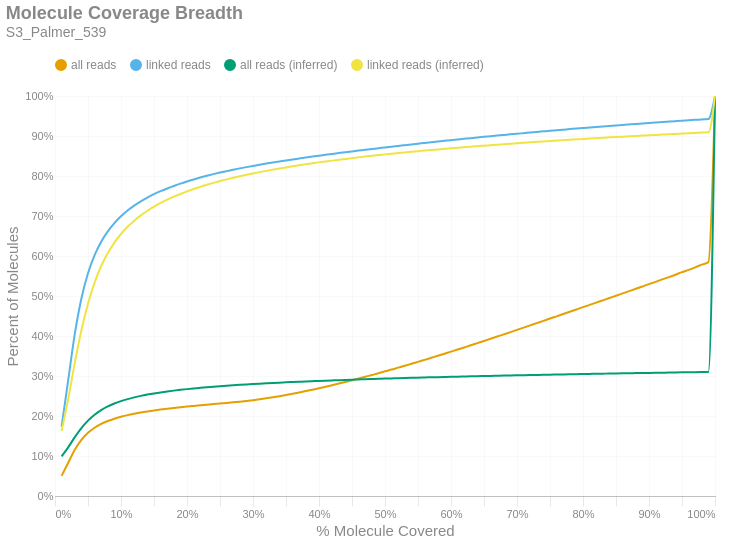

Here is the notebook cell this chart was saved with:
### Markdown cell above
### Molecule Read Coverage
This chart shows molecule coverage breadth as computed by the number of bases aligned to that molecule. In other words, "*how much of each unique long molecule is actually sequenced/aligned?*" Keep in mind there is a distinction between sequences and alignments, since some sequences belonging to a particular molecule may not align well and wouldn't appear in the alignment data. This chart also shows molecule coverage breadth as computed by the *inferred fragment* from which the aligned sequences originate. Unlike read coverage, this calculation takes into account the total insert size, including unsequenced gaps between the forward and reverse reads. Like the previous figures, these are cumulative percents.

### Code cell
if SKIPLR:
    print_html(f"Skipped")
else:
    binned_df = consolidated_hist(valids['coverage_bp'], mask, 0.01, True)
    binned_df_inf = consolidated_hist(valids['coverage_inserts'], mask, 0.01, True)
    binned_df = binned_df.with_columns(pl.lit(binned_df_inf['all reads (cumsum)']).alias('all reads (inferred)'))
    binned_df = binned_df.with_columns(pl.lit(binned_df_inf['linked reads (cumsum)']).alias('linked reads (inferred)'))
    binned_df = binned_df.with_columns(
        (pl.col('bin').cast(pl.Float64) + 0.01).alias('right_edge')
    )

    with SafeRender(binned_df):
        (
            density_plot(binned_df, 'Molecule Coverage Breadth', samplename, 'molcov', ['all reads (inferred)','linked reads (inferred)'])
            .encode(
                #x=alt.X('bin:Q', title="% Molecule Covered").axis(format = '%').scale(padding=0),
                x=alt.X('right_edge:Q', title="% Molecule Covered").axis(format='%').scale(padding=0),
                y=alt.Y('value:Q', title='Percent of Molecules')
                    .axis(format='%')
                    .stack(False)
                    .scale(domainMin=0, padding=0),
                color=alt.Color("key:N").scale(domain = ["all reads", "linked reads", "all reads (inferred)", "linked reads (inferred)"]),
                tooltip = [
                    alt.Tooltip("key:N", title = "Data Type"),
                    alt.Tooltip("range_label:N", title="% Molecule Covered"),
                    alt.Tooltip("value:Q", format = ".2%", title="% Molecules")
                ]
            )
        ).display()

### Figure 1 — Vega-Lite specification as saved in the notebook (floating-point values rounded to 4 significant figures)
{"width": "container", "height": 400, "config": {"title": {"anchor": "start", "dy": -15, "fontSize": 18, "color": "#888888", "subtitleColor": "#888888", "subtitleFontSize": 14}, "arc": {"fill": "#0072B2"}, "axis": {"domainColor": "#888888", "domainWidth": 0.5, "gridWidth": 0.2, "grid": false, "titleFontWeight": 400, "titleFontSize": 15, "labelFontSize": 11, "labelColor": "#888888", "tickColor": "#888888", "tickWidth": 0.2, "titleColor": "#888888"}, "axisBand": {"grid": false}, "axisX": {"grid": true, "tickSize": 10, "domainCap": "round"}, "axisY": {"domain": false, "grid": true, "tickSize": 0, "domainCap": "round"}, "background": "transparent", "header": {"labelFontSize": 15, "labelColor": "#888888", "titleFontSize": 15, "titleFontWeight": 600, "titleColor": "#888888"}, "legend": {"labelFont": "sans-serif", "labelFontSize": 12, "labelColor": "#888888", "symbolSize": 100, "symbolType": "circle", "titleFontSize": 12, "titlePadding": 10, "titleColor": "#888888", "title": null, "orient": "top"}, "range": {"category": ["#E69F00", "#56B4E9", "#009E73", "#F0E442", "#0072B2", "#D55E00", "#CC79A7", "#000000"], "diverging": ["#cfe8f3", "#a2d4ec", "#73bfe2", "#46abdb", "#1696d2", "#12719e"]}, "area": {"fill": "#0072B2", "fillOpacity": 0.7, "line": true, "strokeOpacity": 0.7}, "line": {"color": "#0072B2", "stroke": "#0072B2", "strokeWidth": 2}, "trail": {"color": "#0072B2", "stroke": "#0072B2", "strokeWidth": 0, "size": 1}, "point": {"filled": true, "fillOpacity": 1.0, "size": 95}, "text": {"color": "#888888", "fontSize": 11, "align": "right", "fontWeight": 400, "size": 11}, "bar": {"fill": "#0072B2", "stroke": null}, "view": {"stroke": null, "continuousWidth": 660, "continuousHeight": 400}}, "data": {"name": "data-30183948acf2aaa7821f23c090241822"}, "mark": {"type": "line", "interpolate": "monotone", "point": {"opacity": 0, "size": 275}}, "encoding": {"color": {"field": "key", "scale": {"domain": ["all reads", "linked reads", "all reads (inferred)", "linked reads (inferred)"]}, "type": "nominal"}, "tooltip": [{"field": "key", "title": "Data Type", "type": "nominal"}, {"field": "range_label", "title": "% Molecule Covered", "type": "nominal"}, {"field": "value", "format": ".2%", "title": "% Molecules", "type": "quantitative"}], "x": {"axis": {"format": "%"}, "field": "right_edge", "scale": {"padding": 0}, "title": "% Molecule Covered", "type": "quantitative"}, "y": {"axis": {"format": "%"}, "field": "value", "scale": {"domainMin": 0, "padding": 0}, "stack": false, "title": "Percent of Molecules", "type": "quantitative"}}, "params": [{"name": "param_c36ac31b6afebe62", "select": {"type": "point", "fields": ["key"]}, "bind": "legend"}], "title": {"text": "Molecule Coverage Breadth", "subtitle": "S3_Palmer_539"}, "transform": [{"fold": ["all reads (cumsum)", "linked reads (cumsum)", "all reads (inferred)", "linked reads (inferred)"]}, {"calculate": "replace(datum.key, ' (cumsum)', '')", "as": "key"}, {"filter": {"param": "param_c36ac31b6afebe62"}}], "usermeta": {"embedOptions": {"downloadFileName": "S3_Palmer_539.molcov"}}, "$schema": "https://vega.github.io/schema/vega-lite/v6.1.0.json", "datasets": {"data-30183948acf2aaa7821f23c090241822": [{"bin": "0.0", "interval": "0.0-0.01", "all reads": 0.05027, "linked reads": 0.1735, "all reads (cumsum)": 0.05027, "linked reads (cumsum)": 0.1735, "range_label": "0.0-0.01", "all reads (inferred)": 0.09928, "linked reads (inferred)": 0.1627, "right_edge": 0.01}, {"bin": "0.01", "interval": "0.01-0.02", "all reads": 0.0327, "linked reads": 0.1161, "all reads (cumsum)": 0.08297, "linked reads (cumsum)": 0.2896, "range_label": "0.01-0.02", "all reads (inferred)": 0.1217, "linked reads (inferred)": 0.2421, "right_edge": 0.02}, {"bin": "0.02", "interval": "0.02-0.03", "all reads": 0.03242, "linked reads": 0.1158, "all reads (cumsum)": 0.1154, "linked reads (cumsum)": 0.4054, "range_label": "0.02-0.03", "all reads (inferred)": 0.1471, "linked reads (inferred)": 0.3327, "right_edge": 0.03}, {"bin": "0.03", "interval": "0.03-0.04", "all reads": 0.02479, "linked reads": 0.08845, "all reads (cumsum)": 0.1402, "linked reads (cumsum)": 0.4938, "range_label": "0.03-0.04", "all reads (inferred)": 0.1699, "linked reads (inferred)": 0.4142, "right_edge": 0.04}, {"bin": "0.04", "interval": "0.04-0.05", "all reads": 0.01768, "linked reads": 0.06303, "all reads (cumsum)": 0.1579, "linked reads (cumsum)": 0.5568, "range_label": "0.04-0.05", "all reads (inferred)": 0.1885, "linked reads (inferred)": 0.4808, "right_edge": 0.05}, {"bin": "0.05", "interval": "0.05-0.06", "all reads": 0.01274, "linked reads": 0.04528, "all reads (cumsum)": 0.1706, "linked reads (cumsum)": 0.6021, "range_label": "0.05-0.06", "all reads (inferred)": 0.2032, "linked reads (inferred)": 0.5336, "right_edge": 0.06}, {"bin": "0.06", "interval": "0.06-0.07", "all reads": 0.009489, "linked reads": 0.03366, "all reads (cumsum)": 0.1801, "linked reads (cumsum)": 0.6358, "range_label": "0.06-0.07", "all reads (inferred)": 0.2148, "linked reads (inferred)": 0.575, "right_edge": 0.07}, {"bin": "0.07", "interval": "0.07-0.08", "all reads": 0.007287, "linked reads": 0.02578, "all reads (cumsum)": 0.1874, "linked reads (cumsum)": 0.6616, "range_label": "0.07-0.08", "all reads (inferred)": 0.2238, "linked reads (inferred)": 0.6073, "right_edge": 0.08}, {"bin": "0.08", "interval": "0.08-0.09", "all reads": 0.005883, "linked reads": 0.02079, "all reads (cumsum)": 0.1933, "linked reads (cumsum)": 0.6824, "range_label": "0.08-0.09", "all reads (inferred)": 0.2312, "linked reads (inferred)": 0.6336, "right_edge": 0.09}, {"bin": "0.09", "interval": "0.09-0.1", "all reads": 0.004824, "linked reads": 0.01695, "all reads (cumsum)": 0.1981, "linked reads (cumsum)": 0.6993, "range_label": "0.09-0.1", "all reads (inferred)": 0.2372, "linked reads (inferred)": 0.655, "right_edge": 0.1}, {"bin": "0.1", "interval": "0.1-0.11", "all reads": 0.004107, "linked reads": 0.01438, "all reads (cumsum)": 0.2022, "linked reads (cumsum)": 0.7137, "range_label": "0.1-0.11", "all reads (inferred)": 0.2423, "linked reads (inferred)": 0.673, "right_edge": 0.11}, {"bin": "0.11", "interval": "0.11-0.12", "all reads": 0.003455, "linked reads": 0.01208, "all reads (cumsum)": 0.2056, "linked reads (cumsum)": 0.7258, "range_label": "0.11-0.12", "all reads (inferred)": 0.2465, "linked reads (inferred)": 0.6882, "right_edge": 0.12}, {"bin": "0.12", "interval": "0.12-0.13", "all reads": 0.003077, "linked reads": 0.01072, "all reads (cumsum)": 0.2087, "linked reads (cumsum)": 0.7365, "range_label": "0.12-0.13", "all reads (inferred)": 0.2503, "linked reads (inferred)": 0.7015, "right_edge": 0.13}, {"bin": "0.13", "interval": "0.13-0.14", "all reads": 0.002702, "linked reads": 0.009407, "all reads (cumsum)": 0.2114, "linked reads (cumsum)": 0.7459, "range_label": "0.13-0.14", "all reads (inferred)": 0.2535, "linked reads (inferred)": 0.713, "right_edge": 0.14}, {"bin": "0.14", "interval": "0.14-0.15", "all reads": 0.002481, "linked reads": 0.008562, "all reads (cumsum)": 0.2139, "linked reads (cumsum)": 0.7545, "range_label": "0.14-0.15", "all reads (inferred)": 0.2564, "linked reads (inferred)": 0.7233, "right_edge": 0.15}, {"bin": "0.15", "interval": "0.15-0.16", "all reads": 0.002222, "linked reads": 0.007548, "all reads (cumsum)": 0.2161, "linked reads (cumsum)": 0.762, "range_label": "0.15-0.16", "all reads (inferred)": 0.259, "linked reads (inferred)": 0.7325, "right_edge": 0.16}, {"bin": "0.16", "interval": "0.16-0.17", "all reads": 0.002041, "linked reads": 0.006842, "all reads (cumsum)": 0.2182, "linked reads (cumsum)": 0.7688, "range_label": "0.16-0.17", "all reads (inferred)": 0.2613, "linked reads (inferred)": 0.7408, "right_edge": 0.17}, {"bin": "0.17", "interval": "0.17-0.18", "all reads": 0.001903, "linked reads": 0.006256, "all reads (cumsum)": 0.2201, "linked reads (cumsum)": 0.7751, "range_label": "0.17-0.18", "all reads (inferred)": 0.2634, "linked reads (inferred)": 0.7483, "right_edge": 0.18}, {"bin": "0.18", "interval": "0.18-0.19", "all reads": 0.001822, "linked reads": 0.005895, "all reads (cumsum)": 0.2219, "linked reads (cumsum)": 0.781, "range_label": "0.18-0.19", "all reads (inferred)": 0.2654, "linked reads (inferred)": 0.7551, "right_edge": 0.19}, {"bin": "0.19", "interval": "0.19-0.2", "all reads": 0.001708, "linked reads": 0.00538, "all reads (cumsum)": 0.2236, "linked reads (cumsum)": 0.7864, "range_label": "0.19-0.2", "all reads (inferred)": 0.2672, "linked reads (inferred)": 0.7616, "right_edge": 0.2}, {"bin": "0.2", "interval": "0.2-0.21", "all reads": 0.001609, "linked reads": 0.005008, "all reads (cumsum)": 0.2252, "linked reads (cumsum)": 0.7914, "range_label": "0.2-0.21", "all reads (inferred)": 0.2689, "linked reads (inferred)": 0.7675, "right_edge": 0.21}, {"bin": "0.21", "interval": "0.21-0.22", "all reads": 0.001579, "linked reads": 0.004701, "all reads (cumsum)": 0.2268, "linked reads (cumsum)": 0.7961, "range_label": "0.21-0.22", "all reads (inferred)": 0.2704, "linked reads (inferred)": 0.7728, "right_edge": 0.22}, {"bin": "0.22", "interval": "0.22-0.23", "all reads": 0.001521, "linked reads": 0.004425, "all reads (cumsum)": 0.2283, "linked reads (cumsum)": 0.8005, "range_label": "0.22-0.23", "all reads (inferred)": 0.2718, "linked reads (inferred)": 0.778, "right_edge": 0.23}, {"bin": "0.23", "interval": "0.23-0.24", "all reads": 0.001454, "linked reads": 0.004134, "all reads (cumsum)": 0.2298, "linked reads (cumsum)": 0.8046, "range_label": "0.23-0.24", "all reads (inferred)": 0.2732, "linked reads (inferred)": 0.7828, "right_edge": 0.24}, {"bin": "0.24", "interval": "0.24-0.25", "all reads": 0.001443, "linked reads": 0.003903, "all reads (cumsum)": 0.2312, "linked reads (cumsum)": 0.8085, "range_label": "0.24-0.25", "all reads (inferred)": 0.2745, "linked reads (inferred)": 0.7873, "right_edge": 0.25}, {"bin": "0.25", "interval": "0.25-0.26", "all reads": 0.001423, "linked reads": 0.003621, "all reads (cumsum)": 0.2326, "linked reads (cumsum)": 0.8122, "range_label": "0.25-0.26", "all reads (inferred)": 0.2757, "linked reads (inferred)": 0.7915, "right_edge": 0.26}, {"bin": "0.26", "interval": "0.26-0.27", "all reads": 0.001506, "linked reads": 0.003541, "all reads (cumsum)": 0.2341, "linked reads (cumsum)": 0.8157, "range_label": "0.26-0.27", "all reads (inferred)": 0.2768, "linked reads (inferred)": 0.7955, "right_edge": 0.27}, {"bin": "0.27", "interval": "0.27-0.28", "all reads": 0.00163, "linked reads": 0.003327, "all reads (cumsum)": 0.2358, "linked reads (cumsum)": 0.819, "range_label": "0.27-0.28", "all reads (inferred)": 0.2779, "linked reads (inferred)": 0.7993, "right_edge": 0.28}, {"bin": "0.28", "interval": "0.28-0.29", "all reads": 0.00181, "linked reads": 0.003159, "all reads (cumsum)": 0.2376, "linked reads (cumsum)": 0.8222, "range_label": "0.28-0.29", "all reads (inferred)": 0.2789, "linked reads (inferred)": 0.803, "right_edge": 0.29}, {"bin": "0.29", "interval": "0.29-0.3", "all reads": 0.002024, "linked reads": 0.00303, "all reads (cumsum)": 0.2396, "linked reads (cumsum)": 0.8252, "range_label": "0.29-0.3", "all reads (inferred)": 0.2799, "linked reads (inferred)": 0.8064, "right_edge": 0.3}, {"bin": "0.3", "interval": "0.3-0.31", "all reads": 0.002193, "linked reads": 0.00292, "all reads (cumsum)": 0.2418, "linked reads (cumsum)": 0.8281, "range_label": "0.3-0.31", "all reads (inferred)": 0.2808, "linked reads (inferred)": 0.8097, "right_edge": 0.31}, {"bin": "0.31", "interval": "0.31-0.32", "all reads": 0.002427, "linked reads": 0.002848, "all reads (cumsum)": 0.2442, "linked reads (cumsum)": 0.831, "range_label": "0.31-0.32", "all reads (inferred)": 0.2817, "linked reads (inferred)": 0.8128, "right_edge": 0.32}, {"bin": "0.32", "interval": "0.32-0.33", "all reads": 0.002639, "linked reads": 0.002754, "all reads (cumsum)": 0.2469, "linked reads (cumsum)": 0.8337, "range_label": "0.32-0.33", "all reads (inferred)": 0.2826, "linked reads (inferred)": 0.8159, "right_edge": 0.33}, {"bin": "0.33", "interval": "0.33-0.34", "all reads": 0.002759, "linked reads": 0.0026, "all reads (cumsum)": 0.2496, "linked reads (cumsum)": 0.8363, "range_label": "0.33-0.34", "all reads (inferred)": 0.2834, "linked reads (inferred)": 0.8188, "right_edge": 0.34}, {"bin": "0.34", "interval": "0.34-0.35", "all reads": 0.002936, "linked reads": 0.002571, "all reads (cumsum)": 0.2525, "linked reads (cumsum)": 0.8389, "range_label": "0.34-0.35", "all reads (inferred)": 0.2842, "linked reads (inferred)": 0.8215, "right_edge": 0.35}, {"bin": "0.35", "interval": "0.35-0.36", "all reads": 0.003083, "linked reads": 0.002483, "all reads (cumsum)": 0.2556, "linked reads (cumsum)": 0.8414, "range_label": "0.35-0.36", "all reads (inferred)": 0.2849, "linked reads (inferred)": 0.8241, "right_edge": 0.36}, {"bin": "0.36", "interval": "0.36-0.37", "all reads": 0.003238, "linked reads": 0.002408, "all reads (cumsum)": 0.2589, "linked reads (cumsum)": 0.8438, "range_label": "0.36-0.37", "all reads (inferred)": 0.2857, "linked reads (inferred)": 0.8267, "right_edge": 0.37}, {"bin": "0.37", "interval": "0.37-0.38", "all reads": 0.003394, "linked reads": 0.002388, "all reads (cumsum)": 0.2623, "linked reads (cumsum)": 0.8462, "range_label": "0.37-0.38", "all reads (inferred)": 0.2864, "linked reads (inferred)": 0.8293, "right_edge": 0.38}, {"bin": "0.38", "interval": "0.38-0.39", "all reads": 0.003532, "linked reads": 0.002333, "all reads (cumsum)": 0.2658, "linked reads (cumsum)": 0.8485, "range_label": "0.38-0.39", "all reads (inferred)": 0.2871, "linked reads (inferred)": 0.8317, "right_edge": 0.39}, {"bin": "0.39", "interval": "0.39-0.4", "all reads": 0.003723, "linked reads": 0.002281, "all reads (cumsum)": 0.2695, "linked reads (cumsum)": 0.8508, "range_label": "0.39-0.4", "all reads (inferred)": 0.2878, "linked reads (inferred)": 0.8341, "right_edge": 0.4}, {"bin": "0.4", "interval": "0.4-0.41", "all reads": 0.003722, "linked reads": 0.002193, "all reads (cumsum)": 0.2732, "linked reads (cumsum)": 0.853, "range_label": "0.4-0.41", "all reads (inferred)": 0.2884, "linked reads (inferred)": 0.8363, "right_edge": 0.41}, {"bin": "0.41", "interval": "0.41-0.42", "all reads": 0.003866, "linked reads": 0.002169, "all reads (cumsum)": 0.2771, "linked reads (cumsum)": 0.8552, "range_label": "0.41-0.42", "all reads (inferred)": 0.289, "linked reads (inferred)": 0.8384, "right_edge": 0.42}, {"bin": "0.42", "interval": "0.42-0.43", "all reads": 0.00397, "linked reads": 0.002079, "all reads (cumsum)": 0.2811, "linked reads (cumsum)": 0.8572, "range_label": "0.42-0.43", "all reads (inferred)": 0.2896, "linked reads (inferred)": 0.8405, "right_edge": 0.43}, {"bin": "0.43", "interval": "0.43-0.44", "all reads": 0.004077, "linked reads": 0.002133, "all reads (cumsum)": 0.2852, "linked reads (cumsum)": 0.8594, "range_label": "0.43-0.44", "all reads (inferred)": 0.2902, "linked reads (inferred)": 0.8426, "right_edge": 0.44}, {"bin": "0.44", "interval": "0.44-0.45", "all reads": 0.004189, "linked reads": 0.002117, "all reads (cumsum)": 0.2893, "linked reads (cumsum)": 0.8615, "range_label": "0.44-0.45", "all reads (inferred)": 0.2908, "linked reads (inferred)": 0.8447, "right_edge": 0.45}, {"bin": "0.45", "interval": "0.45-0.46", "all reads": 0.004278, "linked reads": 0.001997, "all reads (cumsum)": 0.2936, "linked reads (cumsum)": 0.8635, "range_label": "0.45-0.46", "all reads (inferred)": 0.2914, "linked reads (inferred)": 0.8466, "right_edge": 0.46}, {"bin": "0.46", "interval": "0.46-0.47", "all reads": 0.004295, "linked reads": 0.001977, "all reads (cumsum)": 0.2979, "linked reads (cumsum)": 0.8655, "range_label": "0.46-0.47", "all reads (inferred)": 0.292, "linked reads (inferred)": 0.8486, "right_edge": 0.47}, {"bin": "0.47", "interval": "0.47-0.48", "all reads": 0.004486, "linked reads": 0.002004, "all reads (cumsum)": 0.3024, "linked reads (cumsum)": 0.8675, "range_label": "0.47-0.48", "all reads (inferred)": 0.2925, "linked reads (inferred)": 0.8504, "right_edge": 0.48}, {"bin": "0.48", "interval": "0.48-0.49", "all reads": 0.004348, "linked reads": 0.001926, "all reads (cumsum)": 0.3067, "linked reads (cumsum)": 0.8694, "range_label": "0.48-0.49", "all reads (inferred)": 0.293, "linked reads (inferred)": 0.8522, "right_edge": 0.49}, {"bin": "0.49", "interval": "0.49-0.5", "all reads": 0.004972, "linked reads": 0.002038, "all reads (cumsum)": 0.3117, "linked reads (cumsum)": 0.8714, "range_label": "0.49-0.5", "all reads (inferred)": 0.2935, "linked reads (inferred)": 0.8541, "right_edge": 0.5}, {"bin": "0.5", "interval": "0.5-0.51", "all reads": 0.00432, "linked reads": 0.001852, "all reads (cumsum)": 0.316, "linked reads (cumsum)": 0.8733, "range_label": "0.5-0.51", "all reads (inferred)": 0.294, "linked reads (inferred)": 0.8557, "right_edge": 0.51}, {"bin": "0.51", "interval": "0.51-0.52", "all reads": 0.004853, "linked reads": 0.001917, "all reads (cumsum)": 0.3209, "linked reads (cumsum)": 0.8752, "range_label": "0.51-0.52", "all reads (inferred)": 0.2945, "linked reads (inferred)": 0.8574, "right_edge": 0.52}, {"bin": "0.52", "interval": "0.52-0.53", "all reads": 0.004706, "linked reads": 0.001886, "all reads (cumsum)": 0.3256, "linked reads (cumsum)": 0.8771, "range_label": "0.52-0.53", "all reads (inferred)": 0.295, "linked reads (inferred)": 0.859, "right_edge": 0.53}, {"bin": "0.53", "interval": "0.53-0.54", "all reads": 0.004901, "linked reads": 0.001881, "all reads (cumsum)": 0.3305, "linked reads (cumsum)": 0.879, "range_label": "0.53-0.54", "all reads (inferred)": 0.2954, "linked reads (inferred)": 0.8605, "right_edge": 0.54}, {"bin": "0.54", "interval": "0.54-0.55", "all reads": 0.004853, "linked reads": 0.001803, "all reads (cumsum)": 0.3354, "linked reads (cumsum)": 0.8808, "range_label": "0.54-0.55", "all reads (inferred)": 0.2959, "linked reads (inferred)": 0.862, "right_edge": 0.55}, {"bin": "0.55", "interval": "0.55-0.56", "all reads": 0.005057, "linked reads": 0.001833, "all reads (cumsum)": 0.3404, "linked reads (cumsum)": 0.8826, "range_label": "0.55-0.56", "all reads (inferred)": 0.2963, "linked reads (inferred)": 0.8635, "right_edge": 0.56}, {"bin": "0.56", "interval": "0.56-0.57", "all reads": 0.005041, "linked reads": 0.001767, "all reads (cumsum)": 0.3455, "linked reads (cumsum)": 0.8844, "range_label": "0.56-0.57", "all reads (inferred)": 0.2967, "linked reads (inferred)": 0.865, "right_edge": 0.57}, {"bin": "0.57", "interval": "0.57-0.58", "all reads": 0.005035, "linked reads": 0.001769, "all reads (cumsum)": 0.3505, "linked reads (cumsum)": 0.8862, "range_label": "0.57-0.58", "all reads (inferred)": 0.2972, "linked reads (inferred)": 0.8665, "right_edge": 0.58}, {"bin": "0.58", "interval": "0.58-0.59", "all reads": 0.005165, "linked reads": 0.001727, "all reads (cumsum)": 0.3557, "linked reads (cumsum)": 0.8879, "range_label": "0.58-0.59", "all reads (inferred)": 0.2976, "linked reads (inferred)": 0.8679, "right_edge": 0.59}, {"bin": "0.59", "interval": "0.59-0.6", "all reads": 0.005309, "linked reads": 0.001729, "all reads (cumsum)": 0.361, "linked reads (cumsum)": 0.8896, "range_label": "0.59-0.6", "all reads (inferred)": 0.298, "linked reads (inferred)": 0.8693, "right_edge": 0.6}, {"bin": "0.6", "interval": "0.6-0.61", "all reads": 0.005102, "linked reads": 0.001711, "all reads (cumsum)": 0.3661, "linked reads (cumsum)": 0.8913, "range_label": "0.6-0.61", "all reads (inferred)": 0.2984, "linked reads (inferred)": 0.8706, "right_edge": 0.61}, {"bin": "0.61", "interval": "0.61-0.62", "all reads": 0.005341, "linked reads": 0.001642, "all reads (cumsum)": 0.3714, "linked reads (cumsum)": 0.893, "range_label": "0.61-0.62", "all reads (inferred)": 0.2988, "linked reads (inferred)": 0.872, "right_edge": 0.62}, {"bin": "0.62", "interval": "0.62-0.63", "all reads": 0.005305, "linked reads": 0.001643, "all reads (cumsum)": 0.3767, "linked reads (cumsum)": 0.8946, "range_label": "0.62-0.63", "all reads (inferred)": 0.2992, "linked reads (inferred)": 0.8733, "right_edge": 0.63}, {"bin": "0.63", "interval": "0.63-0.64", "all reads": 0.005468, "linked reads": 0.001668, "all reads (cumsum)": 0.3822, "linked reads (cumsum)": 0.8963, "range_label": "0.63-0.64", "all reads (inferred)": 0.2996, "linked reads (inferred)": 0.8746, "right_edge": 0.64}, {"bin": "0.64", "interval": "0.64-0.65", "all reads": 0.005413, "linked reads": 0.001667, "all reads (cumsum)": 0.3876, "linked reads (cumsum)": 0.8979, "range_label": "0.64-0.65", "all reads (inferred)": 0.2999, "linked reads (inferred)": 0.8759, "right_edge": 0.65}, {"bin": "0.65", "interval": "0.65-0.66", "all reads": 0.005667, "linked reads": 0.001622, "all reads (cumsum)": 0.3933, "linked reads (cumsum)": 0.8996, "range_label": "0.65-0.66", "all reads (inferred)": 0.3003, "linked reads (inferred)": 0.8771, "right_edge": 0.66}, {"bin": "0.66", "interval": "0.66-0.67", "all reads": 0.005405, "linked reads": 0.001551, "all reads (cumsum)": 0.3987, "linked reads (cumsum)": 0.9011, "range_label": "0.66-0.67", "all reads (inferred)": 0.3007, "linked reads (inferred)": 0.8784, "right_edge": 0.67}, {"bin": "0.67", "interval": "0.67-0.68", "all reads": 0.00552, "linked reads": 0.001517, "all reads (cumsum)": 0.4042, "linked reads (cumsum)": 0.9026, "range_label": "0.67-0.68", "all reads (inferred)": 0.301, "linked reads (inferred)": 0.8796, "right_edge": 0.68}, {"bin": "0.68", "interval": "0.68-0.69", "all reads": 0.005443, "linked reads": 0.00151, "all reads (cumsum)": 0.4096, "linked reads (cumsum)": 0.9041, "range_label": "0.68-0.69", "all reads (inferred)": 0.3014, "linked reads (inferred)": 0.8808, "right_edge": 0.69}, {"bin": "0.69", "interval": "0.69-0.7", "all reads": 0.005685, "linked reads": 0.001534, "all reads (cumsum)": 0.4153, "linked reads (cumsum)": 0.9057, "range_label": "0.69-0.7", "all reads (inferred)": 0.3017, "linked reads (inferred)": 0.882, "right_edge": 0.7}, {"bin": "0.7", "interval": "0.7-0.71", "all reads": 0.005548, "linked reads": 0.001497, "all reads (cumsum)": 0.4209, "linked reads (cumsum)": 0.9072, "range_label": "0.7-0.71", "all reads (inferred)": 0.3021, "linked reads (inferred)": 0.8831, "right_edge": 0.71}, {"bin": "0.71", "interval": "0.71-0.72", "all reads": 0.005613, "linked reads": 0.001508, "all reads (cumsum)": 0.4265, "linked reads (cumsum)": 0.9087, "range_label": "0.71-0.72", "all reads (inferred)": 0.3024, "linked reads (inferred)": 0.8842, "right_edge": 0.72}, {"bin": "0.72", "interval": "0.72-0.73", "all reads": 0.005697, "linked reads": 0.001481, "all reads (cumsum)": 0.4322, "linked reads (cumsum)": 0.9102, "range_label": "0.72-0.73", "all reads (inferred)": 0.3027, "linked reads (inferred)": 0.8853, "right_edge": 0.73}, {"bin": "0.73", "interval": "0.73-0.74", "all reads": 0.005598, "linked reads": 0.001451, "all reads (cumsum)": 0.4378, "linked reads (cumsum)": 0.9116, "range_label": "0.73-0.74", "all reads (inferred)": 0.3031, "linked reads (inferred)": 0.8865, "right_edge": 0.74}, {"bin": "0.74", "interval": "0.74-0.75", "all reads": 0.005901, "linked reads": 0.001475, "all reads (cumsum)": 0.4437, "linked reads (cumsum)": 0.9131, "range_label": "0.74-0.75", "all reads (inferred)": 0.3034, "linked reads (inferred)": 0.8876, "right_edge": 0.75}, {"bin": "0.75", "interval": "0.75-0.76", "all reads": 0.005506, "linked reads": 0.00134, "all reads (cumsum)": 0.4492, "linked reads (cumsum)": 0.9144, "range_label": "0.75-0.76", "all reads (inferred)": 0.3037, "linked reads (inferred)": 0.8886, "right_edge": 0.76}, {"bin": "0.76", "interval": "0.76-0.77", "all reads": 0.005682, "linked reads": 0.001385, "all reads (cumsum)": 0.4549, "linked reads (cumsum)": 0.9158, "range_label": "0.76-0.77", "all reads (inferred)": 0.304, "linked reads (inferred)": 0.8897, "right_edge": 0.77}, {"bin": "0.77", "interval": "0.77-0.78", "all reads": 0.005694, "linked reads": 0.001404, "all reads (cumsum)": 0.4605, "linked reads (cumsum)": 0.9172, "range_label": "0.77-0.78", "all reads (inferred)": 0.3043, "linked reads (inferred)": 0.8907, "right_edge": 0.78}, {"bin": "0.78", "interval": "0.78-0.79", "all reads": 0.0057, "linked reads": 0.001367, "all reads (cumsum)": 0.4662, "linked reads (cumsum)": 0.9186, "range_label": "0.78-0.79", "all reads (inferred)": 0.3047, "linked reads (inferred)": 0.8917, "right_edge": 0.79}, {"bin": "0.79", "interval": "0.79-0.8", "all reads": 0.006018, "linked reads": 0.001428, "all reads (cumsum)": 0.4723, "linked reads (cumsum)": 0.92, "range_label": "0.79-0.8", "all reads (inferred)": 0.305, "linked reads (inferred)": 0.8927, "right_edge": 0.8}, {"bin": "0.8", "interval": "0.8-0.81", "all reads": 0.005462, "linked reads": 0.001286, "all reads (cumsum)": 0.4777, "linked reads (cumsum)": 0.9213, "range_label": "0.8-0.81", "all reads (inferred)": 0.3053, "linked reads (inferred)": 0.8937, "right_edge": 0.81}, {"bin": "0.81", "interval": "0.81-0.82", "all reads": 0.005687, "linked reads": 0.001314, "all reads (cumsum)": 0.4834, "linked reads (cumsum)": 0.9226, "range_label": "0.81-0.82", "all reads (inferred)": 0.3055, "linked reads (inferred)": 0.8947, "right_edge": 0.82}, {"bin": "0.82", "interval": "0.82-0.83", "all reads": 0.005779, "linked reads": 0.001286, "all reads (cumsum)": 0.4892, "linked reads (cumsum)": 0.9239, "range_label": "0.82-0.83", "all reads (inferred)": 0.3058, "linked reads (inferred)": 0.8957, "right_edge": 0.83}, {"bin": "0.83", "interval": "0.83-0.84", "all reads": 0.005743, "linked reads": 0.001267, "all reads (cumsum)": 0.4949, "linked reads (cumsum)": 0.9252, "range_label": "0.83-0.84", "all reads (inferred)": 0.3061, "linked reads (inferred)": 0.8966, "right_edge": 0.84}, {"bin": "0.84", "interval": "0.84-0.85", "all reads": 0.005721, "linked reads": 0.001246, "all reads (cumsum)": 0.5007, "linked reads (cumsum)": 0.9264, "range_label": "0.84-0.85", "all reads (inferred)": 0.3064, "linked reads (inferred)": 0.8975, "right_edge": 0.85}, {"bin": "0.85", "interval": "0.85-0.86", "all reads": 0.0058, "linked reads": 0.001315, "all reads (cumsum)": 0.5065, "linked reads (cumsum)": 0.9277, "range_label": "0.85-0.86", "all reads (inferred)": 0.3067, "linked reads (inferred)": 0.8984, "right_edge": 0.86}, {"bin": "0.86", "interval": "0.86-0.87", "all reads": 0.005714, "linked reads": 0.001236, "all reads (cumsum)": 0.5122, "linked reads (cumsum)": 0.929, "range_label": "0.86-0.87", "all reads (inferred)": 0.307, "linked reads (inferred)": 0.8993, "right_edge": 0.87}, {"bin": "0.87", "interval": "0.87-0.88", "all reads": 0.005858, "linked reads": 0.001227, "all reads (cumsum)": 0.518, "linked reads (cumsum)": 0.9302, "range_label": "0.87-0.88", "all reads (inferred)": 0.3072, "linked reads (inferred)": 0.9002, "right_edge": 0.88}, {"bin": "0.88", "interval": "0.88-0.89", "all reads": 0.005765, "linked reads": 0.001179, "all reads (cumsum)": 0.5238, "linked reads (cumsum)": 0.9314, "range_label": "0.88-0.89", "all reads (inferred)": 0.3075, "linked reads (inferred)": 0.901, "right_edge": 0.89}, {"bin": "0.89", "interval": "0.89-0.9", "all reads": 0.00597, "linked reads": 0.001195, "all reads (cumsum)": 0.5298, "linked reads (cumsum)": 0.9326, "range_label": "0.89-0.9", "all reads (inferred)": 0.3078, "linked reads (inferred)": 0.9019, "right_edge": 0.9}, {"bin": "0.9", "interval": "0.9-0.91", "all reads": 0.005586, "linked reads": 0.001102, "all reads (cumsum)": 0.5354, "linked reads (cumsum)": 0.9337, "range_label": "0.9-0.91", "all reads (inferred)": 0.308, "linked reads (inferred)": 0.9027, "right_edge": 0.91}, {"bin": "0.91", "interval": "0.91-0.92", "all reads": 0.006357, "linked reads": 0.001177, "all reads (cumsum)": 0.5417, "linked reads (cumsum)": 0.9348, "range_label": "0.91-0.92", "all reads (inferred)": 0.3083, "linked reads (inferred)": 0.9035, "right_edge": 0.92}, {"bin": "0.92", "interval": "0.92-0.93", "all reads": 0.005542, "linked reads": 0.00116, "all reads (cumsum)": 0.5472, "linked reads (cumsum)": 0.936, "range_label": "0.92-0.93", "all reads (inferred)": 0.3085, "linked reads (inferred)": 0.9043, "right_edge": 0.93}, {"bin": "0.93", "interval": "0.93-0.94", "all reads": 0.006005, "linked reads": 0.001152, "all reads (cumsum)": 0.5533, "linked reads (cumsum)": 0.9371, "range_label": "0.93-0.94", "all reads (inferred)": 0.3088, "linked reads (inferred)": 0.9052, "right_edge": 0.94}, {"bin": "0.94", "interval": "0.94-0.95", "all reads": 0.00655, "linked reads": 0.001129, "all reads (cumsum)": 0.5598, "linked reads (cumsum)": 0.9383, "range_label": "0.94-0.95", "all reads (inferred)": 0.3091, "linked reads (inferred)": 0.906, "right_edge": 0.95}, {"bin": "0.95", "interval": "0.95-0.96", "all reads": 0.005517, "linked reads": 0.001088, "all reads (cumsum)": 0.5653, "linked reads (cumsum)": 0.9394, "range_label": "0.95-0.96", "all reads (inferred)": 0.3094, "linked reads (inferred)": 0.9068, "right_edge": 0.96}, {"bin": "0.96", "interval": "0.96-0.97", "all reads": 0.006365, "linked reads": 0.00106, "all reads (cumsum)": 0.5717, "linked reads (cumsum)": 0.9404, "range_label": "0.96-0.97", "all reads (inferred)": 0.3096, "linked reads (inferred)": 0.9076, "right_edge": 0.97}, {"bin": "0.97", "interval": "0.97-0.98", "all reads": 0.006823, "linked reads": 0.001049, "all reads (cumsum)": 0.5785, "linked reads (cumsum)": 0.9415, "range_label": "0.97-0.98", "all reads (inferred)": 0.31, "linked reads (inferred)": 0.9085, "right_edge": 0.98}, {"bin": "0.98", "interval": "0.98-0.99", "all reads": 0.006287, "linked reads": 0.001072, "all reads (cumsum)": 0.5848, "linked reads (cumsum)": 0.9425, "range_label": "0.98-0.99", "all reads (inferred)": 0.3103, "linked reads (inferred)": 0.9092, "right_edge": 0.99}, {"bin": "0.99", "interval": "0.99-1.0", "all reads": 0.4152, "linked reads": 0.05745, "all reads (cumsum)": 1.0, "linked reads (cumsum)": 1.0, "range_label": "0.99-1.0", "all reads (inferred)": 1.0, "linked reads (inferred)": 1.0, "right_edge": 1.0}]}}
